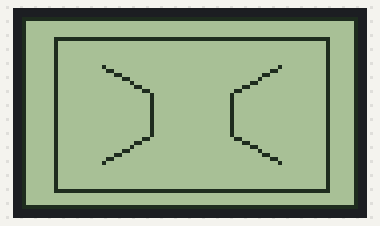
A sketch run on a simulated Arduino Uno, built with avr-gcc and run on an emulated ATmega328P. Parts: 84×48 one-colour display.

Above: at 0.48 s.
At 5.42 s:
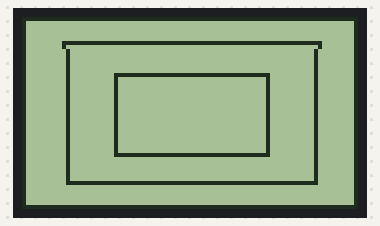
At 10.3 s:
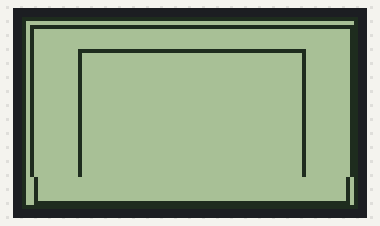
At 20.24 s:
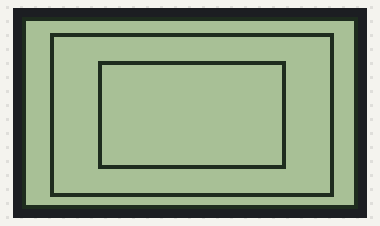
At 30.04 s:
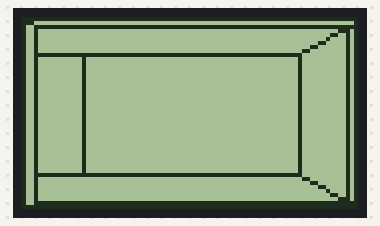
At 39.93 s:
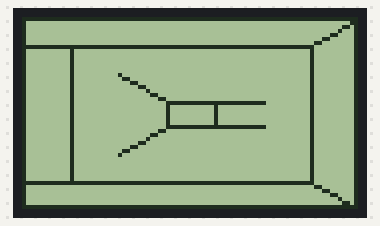

The sketch:

_3D_Maze_05c.ino
```cpp
// Arduino 3D Maze v0.0 by Hari Wiguna, 2016
// v0.4 - Draws real maze
// v0.5 - Move forward

#include "U8glib.h"
U8GLIB_PCD8544 u8g(13, 11, 9, 8, 10); // SPI Com: SCK = 13, MOSI = 11, CS = 9, A0/DataCommand = 8, Reset = 10

#include "Point.h"
#include "Debug.h"

//=== Preferences ==
int potPin = A0;
byte upPin = 3;
byte downPin = 4;
byte leftPin = 6;
byte rightPin = 5;

//== Screen ==
u8g_uint_t screenWidth, screenHeight;
u8g_uint_t screenHalfWidth, screenHalfHeight;

//== 3D calculations ==
u8g_uint_t hInset;
float ratio;
u8g_uint_t shift;
u8g_uint_t x0, y0;
const int steps = 3; // todo

//== Animation ==
unsigned long timeToMove;
unsigned long timeToDebug;
u8g_uint_t zoom = 0;
u8g_uint_t zoomSpeed = 1;

//== Maze ==
byte maze[][1] = {
//  {B11110100},
//  {B10000000},
//  {B01010011},
//  {B01010000},
//  {B00000000},
//  {B01010000},
//  {B00010000},
//  {B01000000},
  {B11111111},
  {B10000111},
  {B10110111},
  {B10000001},
  {B11110101},
  {B10000101},
  {B10111101},
  {B11111111},
};
u8g_uint_t youRow = 6, youCol = 1, rowDir = -1, colDir = 0;

bool hasLeftSideWall;
bool hasFrontWall;
bool hasRightSideWall;
bool hasLeftFrontWall;
bool hasBackWall;
bool hasRightFrontWall;

bool Look(byte row, byte col)
{
  return !bitRead(maze[row][0], 7 - col);
}

void LookNorth(byte row, byte col)
{
  hasLeftSideWall   = Look(row, col - 1);
  hasFrontWall      = Look(row, col);
  hasRightSideWall  = Look(row, col + 1);
  hasLeftFrontWall  = Look(row - 1, col - 1);
  hasBackWall       = Look(row - 1, col);
  hasRightFrontWall = Look(row - 1, col + 1);
}

void LookSouth(byte row, byte col)
{
  hasLeftSideWall   = Look(row, col + 1);
  hasFrontWall      = Look(row, col);
  hasRightSideWall  = Look(row, col - 1);
  hasLeftFrontWall  = Look(row + 1, col + 1);
  hasBackWall       = Look(row + 1, col);
  hasRightFrontWall = Look(row + 1, col - 1);
}

void LookWest(byte row, byte col)
{
  hasLeftSideWall   = Look(row + 1, col);
  hasFrontWall      = Look(row,  col);
  hasRightSideWall  = Look(row - 1, col);
  hasLeftFrontWall  = Look(row - 1, col - 1);
  hasBackWall       = Look(row,  col - 1);
  hasRightFrontWall = Look(row - 1, col - 1);
}

void LookEast(byte row, byte col)
{
  hasLeftSideWall   = Look(row - 1, col);
  hasFrontWall      = Look(row,  col);
  hasRightSideWall  = Look(row + 1, col);
  hasLeftFrontWall  = Look(row + 1, col + 1);
  hasBackWall       = Look(row,  col + 1);
  hasRightFrontWall = Look(row + 1, col + 1);
}

void XToCorners(u8g_uint_t x, Point* points) {
  u8g_uint_t y = (u8g_uint_t)(1.0 * x * ratio);
  points[0].Set(x0 - x, y0 - y); // 0 = top left
  points[1].Set(x0 + x, y0 - y); // 1 = top right
  points[2].Set(x0 + x, y0 + y); // 2 = bottom right
  points[3].Set(x0 - x, y0 + y); // 3 = bottom left
}

void DrawLeftSideWall(Point* outs, Point* ins)
{
  u8g.drawLine(outs[0].X, outs[0].Y, ins[0].X, ins[0].Y);
  u8g.drawLine(ins[0].X, ins[0].Y, ins[3].X, ins[3].Y);
  u8g.drawLine(ins[3].X, ins[3].Y, outs[3].X, outs[3].Y);
}

void DrawLeftFrontWall(Point* outs, Point* ins)
{
  u8g.drawLine(outs[0].X, ins[0].Y, ins[0].X, ins[0].Y);
  u8g.drawLine(ins[0].X, ins[0].Y, ins[3].X, ins[3].Y);
  u8g.drawLine(ins[3].X, ins[3].Y, outs[3].X, ins[3].Y);
}

void DrawFrontWall(Point* outs, Point* ins)
{
  u8g.drawLine(outs[0].X, outs[0].Y, outs[1].X, outs[1].Y);
  u8g.drawLine(outs[1].X, outs[1].Y, outs[2].X, outs[2].Y);
  u8g.drawLine(outs[2].X, outs[2].Y, outs[3].X, outs[3].Y);
  u8g.drawLine(outs[3].X, outs[3].Y, outs[0].X, outs[0].Y);
}

void DrawBackWall(Point* outs, Point* ins)
{
  u8g.drawLine(ins[0].X, ins[0].Y, ins[1].X, ins[1].Y);
  u8g.drawLine(ins[1].X, ins[1].Y, ins[2].X, ins[2].Y);
  u8g.drawLine(ins[2].X, ins[2].Y, ins[3].X, ins[3].Y);
  u8g.drawLine(ins[3].X, ins[3].Y, ins[0].X, ins[0].Y);
}

void DrawRightSideWall(Point* outs, Point* ins)
{
  u8g.drawLine(outs[1].X, outs[1].Y, ins[1].X, ins[1].Y);
  u8g.drawLine(ins[1].X, ins[1].Y, ins[2].X, ins[2].Y);
  u8g.drawLine(ins[2].X, ins[2].Y, outs[2].X, outs[2].Y);
}

void DrawRightFrontWall(Point* outs, Point* ins)
{
  u8g.drawLine(outs[1].X, ins[1].Y, ins[1].X, ins[1].Y);
  u8g.drawLine(ins[1].X, ins[1].Y, ins[2].X, ins[2].Y);
  u8g.drawLine(ins[2].X, ins[2].Y, outs[2].X, ins[2].Y);
}

void DrawWalls(byte depth, byte col, byte row)
{
  Point outs[4], ins[4];
  XToCorners(screenHalfWidth - hInset * depth       + (depth == 0 ? 0 : zoom), outs);
  XToCorners(screenHalfWidth - hInset * (depth + 1) + zoom, ins);

  //LookNorth(row,col);
  //LookSouth(row,col);
  LookWest(row, col);
  //LookEast(row,col);

  if (hasFrontWall)
    DrawFrontWall(outs, ins);
  else
  {
    if (hasBackWall) DrawBackWall(outs, ins);

    if (hasLeftSideWall) DrawLeftSideWall(outs, ins);
    else if (hasLeftFrontWall) DrawLeftFrontWall(outs, ins);

    if (hasRightSideWall) DrawRightSideWall(outs, ins);
    else if (hasRightFrontWall) DrawRightFrontWall(outs, ins);
  }
}

void DrawMaze()
{
  u8g.drawFrame(0, 0, screenWidth, screenHeight);

  for (byte depth = 0; depth < 3; depth++)
    DrawWalls(depth, youCol, youRow - depth);
}

void MoveNorth()
{
  youRow -= rowDir; if (youRow < 0) youRow = 7;
}

void MoveSouth()
{
  youRow += rowDir; if (youRow > 7) youRow = 0;
}

void MoveEast()
{
  youCol += colDir; if (youCol > 7) youCol = 0;
}

void MoveWest()
{
  youCol -= colDir; if (youCol < 0) youCol = 7;
}

void Move()
{
  if (millis() > timeToMove) {
    zoom += zoomSpeed;
    if (zoom >= hInset)
    {
      zoom = 0;
      MoveNorth();
//    MoveSouth();
//    MoveEast();
//    MoveWest();
    }
    timeToMove = millis() + 100;
  }
}

void setup(void) {
  Serial.begin(9600);
  u8g.setRot180();  // flip screen
  screenWidth = u8g.getWidth();
  screenHeight = u8g.getHeight();
  x0 = screenHalfWidth = screenWidth / 2;
  y0 = screenHalfHeight = screenHeight / 2;
  hInset = screenWidth / 7;
  ratio = 1.0 * screenHalfHeight / screenHalfWidth;
  pinMode(upPin,INPUT_PULLUP);
  pinMode(downPin,INPUT_PULLUP);
  pinMode(leftPin,INPUT_PULLUP);
  pinMode(rightPin,INPUT_PULLUP);
}

void loop(void) {
  u8g.firstPage();
  do {
    Move();
    DrawMaze();
  } while ( u8g.nextPage() );
}
```

Debug.h
```cpp
void Debug(String label, u8g_uint_t value)
{
  Serial.print(label);
  Serial.print("=");
  Serial.println(value);
}

void DebugPoint(String label, Point point)
{
  Serial.print(label);
  Serial.print("=(");
  Serial.print(point.X);
  Serial.print(",");
  Serial.print(point.Y);
  Serial.println(")");
}
```

Point.cpp
```cpp
#include "U8glib.h"
#include "Point.h"

void Point::Set(u8g_uint_t x, u8g_uint_t y)
{
  X = x;
  Y = y;
}
```

Point.h
```cpp
#ifndef Point_h
#define Point_h

#include "U8glib.h"

class Point
{
  public:
    void Set(u8g_uint_t x, u8g_uint_t y);
    u8g_uint_t X;
    u8g_uint_t Y;
};

#endif
```
